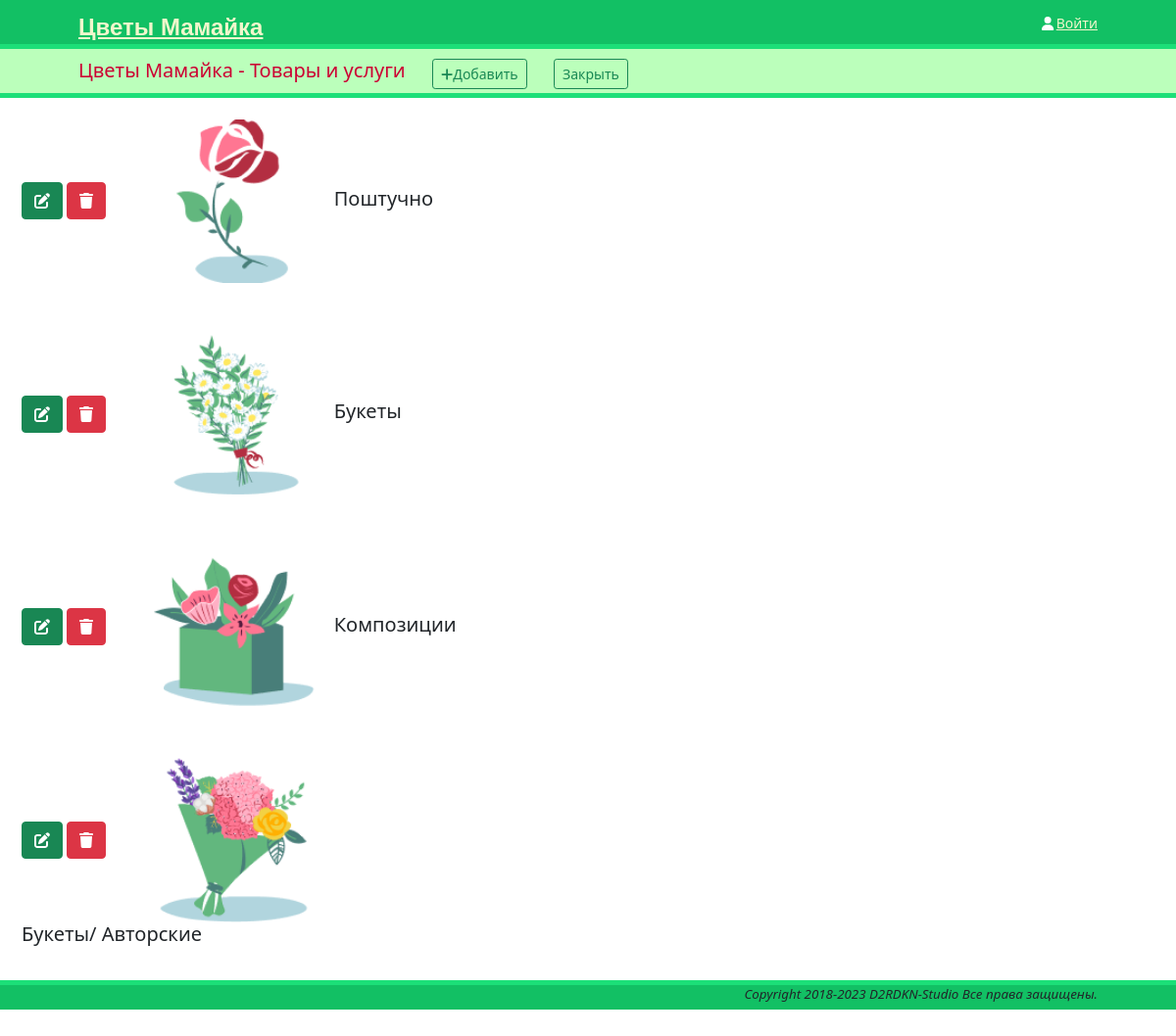
/references/products/categories, run on the app's committed database.
### references/products/models.py (models this page shows, shortened)
class Categories(models.Model):
    name = models.CharField(max_length=128, verbose_name='Категория')
    slug = models.SlugField(unique=True, editable=True)
    image = models.ImageField(blank=True, upload_to='images/products/categories/',
                              verbose_name='Изображение')
    parent = models.ForeignKey('self', blank=True, null=True,
                               on_delete=models.SET_NULL,
                               verbose_name='Группа')
    def __str__(self):
        return self.name
    class Meta:
        verbose_name = 'Категория'
        verbose_name_plural = 'Категории'

### references/products/views.py (the view)
# urls.py: path('categories', products_views.CategoriesList.as_view(), name='categories'),
class CategoriesList(ListView):
    model = Categories
    context_object_name = 'categories'
    template_name = 'references/products/categories.html'

### templates/references/products/categories.html (shortened to what this page needs)
{% extends "onepage.html" %}
{% load static %}
{% block subheader %}
    <h5 class="inline"> Цветы Мамайка - Товары и услуги </h5>
    <a href="{% url 'products_cat_new' %}" class="btn btn-outline-success btn-sm"><i class="fa-solid fa-plus"></i>Добавить</a>
    <a href="{% url 'products_list' %}" class="btn btn-outline-success btn-sm">Закрыть</a>
{% endblock %}
{% block main %}
    {% for el in categories %}
        <div class="alert tablegroups">
            <a href="{% url 'products_cat_edit' el.slug %}" class="btn btn-success inline"><i class="fa-solid fa-pen-to-square"></i></a>
            <a href="{% url 'products_cat_del' el.slug %}" class="btn btn-danger inline"><i class="fa-solid fa-trash"></i></a>
            <img class="img-preview inline" src="{% if el.image %}{{ el.image.url }}
                            {% else %}{% static '/img/no-image.png' %}{% endif %}"
                            width="50"
                            alt="[X]">
            <h5 class="inline">{% if el.parent%} {{ el.parent }}/ {% endif %}{{ el.name}}</h5>
        </div>
    {%endfor%}
{% endblock %}

### static/css/base.css (style rules this page uses)
body { margin: 0; padding: 0; }
.inline { display: inline-block; }
.img-preview { width: 200px; }
.tablegroups { border: 1px solid #579a00; float:left; clear:both; width:500px; text-align:left; }

### data on the page
Categories: image (picture), name "Поштучно"
Categories: image (picture), name "Букеты"
Categories: image (picture), name "Композиции"
Categories: image (picture), parent "Букеты", name "Авторские"
